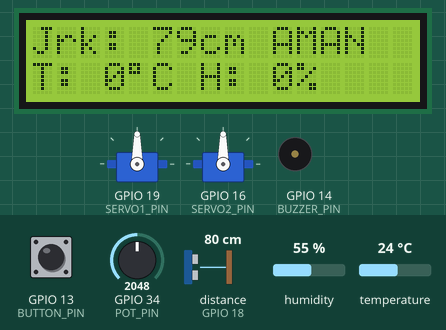
This sketch was run on a simulated ESP32. Parts: 16×2 character LCD, 2 × servo, buzzer (waves = sounding). Wiring (inferred from the names in the program): ultrasonic range finder: trigger GPIO 5; echo GPIO 18. The test bench sets the inputs (shaded band); at power-on: distance to the obstacle (sensor on GPIO 18) 80 cm, GPIO 34 (POT_PIN) = 2048, humidity 55 %, GPIO 13 (BUTTON_PIN) HIGH, temperature 24 °C. The echo pulse lasts 58.3 µs per cm; WiFi joins after 1.5 s; servers stay silent unless stated; no MQTT or app messages arrive unless stated; what the sketch prints to the serial monitor is not drawn.

Above: at 1.2 s.
2.3 s: distance to the obstacle (sensor on GPIO 18) set to 23 cm
At 3.0 s:
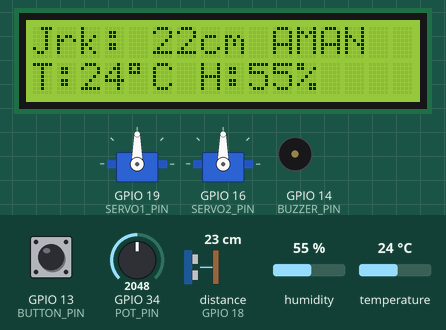
4.0 s: distance to the obstacle (sensor on GPIO 18) set to 19 cm
At 5.6 s:
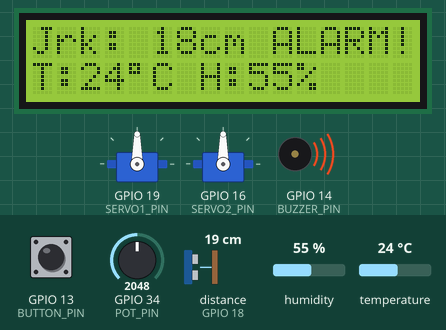
5.9 s: distance to the obstacle (sensor on GPIO 18) set to 35 cm
At 7.3 s:
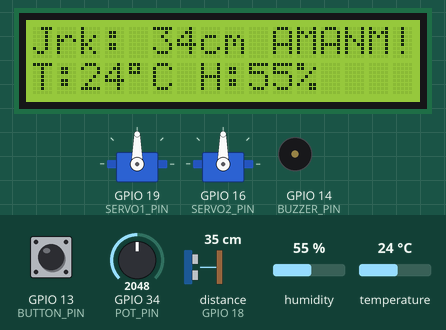
7.9 s: GPIO 34 (POT_PIN) set to 1460
At 8.4 s:
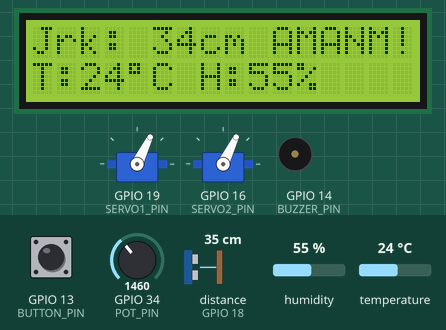
9.4 s: GPIO 34 (POT_PIN) set to 1228
At 10.5 s:
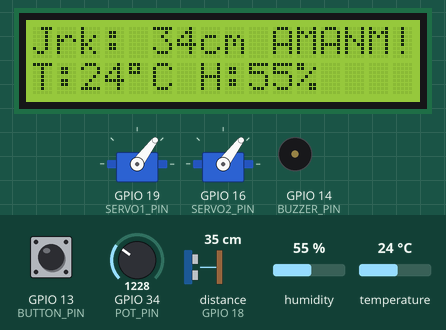
10.9 s: humidity set to 22 %
At 13.4 s:
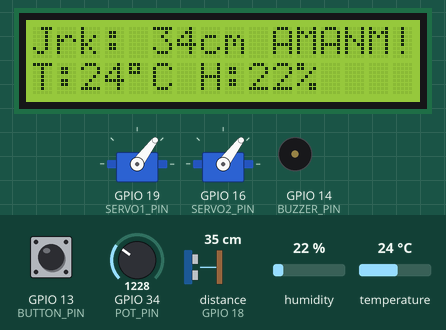
Timing chart, 0 to 14.9 s (numbered marks = the images above; inputs shaded):
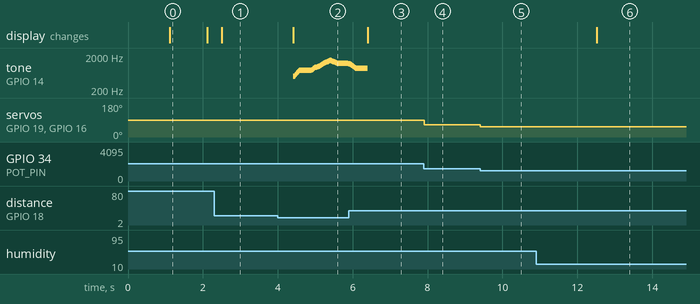

Measured:
- the behaviour switches between 21 and 20 cm on distance to the obstacle (sensor on GPIO 18) (found by bisection; images 1 and 2)
- after the input at 2.3 s, the display: changes after 0.21 s (image 1)
- after the input at 4.0 s, tone on GPIO 14 (BUZZER_PIN): plays 500 Hz for 0.03 s, 515 Hz for 0.01 s, 530 Hz for 0.01 s, 545 Hz for 0.01 s, 560 Hz for 0.01 s, 575 Hz for 0.01 s … (88 notes in this stretch), starting after 0.41 s; the display: changes after 0.41 s (image 2)
- after the input at 5.9 s, the display: changes after 0.51 s (image 3)
- after the input at 7.9 s, servo on GPIO 19 (SERVO1_PIN), servo on GPIO 16 (SERVO2_PIN): 90° → 64° at once
- after the input at 9.4 s, servo on GPIO 19 (SERVO1_PIN), servo on GPIO 16 (SERVO2_PIN): 64° → 53° at once
- after the input at 10.9 s, the display: changes after 1.6 s (image 6)

The sketch:

sediaAkuSebelumBanjir.ino
```cpp
#include <Wire.h>
#include <LiquidCrystal_I2C.h>
#include <DHT.h>
#include <ESP32Servo.h>
#include <WiFi.h>
#include <WiFiClientSecure.h>
#include <PubSubClient.h>
#include <UniversalTelegramBot.h>
#include <ArduinoJson.h>

// --- PIN ---
#define DHTPIN        4
#define DHTTYPE      DHT22
#define TRIG_PIN      5
#define ECHO_PIN     18

// 2 Servo & 1 Potensio
#define SERVO1_PIN   19
#define SERVO2_PIN   16  // GPIO 16 (Label pin RX2)
#define POT_PIN      34  // Analog Input Only

#define BUZZER_PIN   14
#define BUTTON_PIN   13

// --- WIFI, MQTT & TELEGRAM CONFIG ---
const char* WIFI_SSID = "UGM-Hotspot";
const char* WIFI_PASSWORD = ""; // Jaringan terbuka / tanpa password

const char* MQTT_SERVER = "192.168.110.156";
const int MQTT_PORT = 1883;
const char* TOPIC_STATUS = "rumah/esp32/alarm/status";
const char* TOPIC_MUTE = "rumah/esp32/alarm/cmd/mute";

// Kredensial Bot Telegram (@SediaAkuSebelumBanjir_bot)
#define BOT_TOKEN "8821676777:AAGdqVN2Y9lpsvF2Xb-LnwxWIr3ALwtpFRs"
#define CHAT_ID   "7668523620"

// --- OBJEK ---
LiquidCrystal_I2C lcd(0x27, 16, 2);
DHT dht(DHTPIN, DHTTYPE);
Servo myservo1;
Servo myservo2;

WiFiClient wifiClient;
PubSubClient mqtt(wifiClient);

WiFiClientSecure secured_client;
UniversalTelegramBot bot(BOT_TOKEN, secured_client);

// --- VARIABEL UTAMA ---
bool buzzerMuted = false;
float suhu = 0;
float kelembapan = 0;
float jarak = 400; // Default aman
bool lastAlarmState = false;

// Variabel Waktu (Non-Blocking)
unsigned long prevSensorMillis = 0;
unsigned long prevDhtMillis = 0;
unsigned long prevMqttMillis = 0;
unsigned long prevMqttTry = 0;
unsigned long prevWifiTry = 0;
unsigned long prevSirenMillis = 0;
unsigned long prevTelegramMillis = 0;

const long intervalSensor = 200;
const long intervalDht = 2000;
const long intervalMqtt = 2000;
const long intervalTelegram = 1000; // Cek pesan Telegram tiap 1 detik

// Variabel Debounce Tombol Physical
bool lastButtonState = HIGH;
unsigned long lastDebounceTime = 0;

// --- VARIABEL SIRINE EVAKUASI AMBULAN / BENCANA (SWEEP WAIL) ---
int sirenFreq = 500;             // Frekuensi awal
bool sirenRising = true;         // Arah gelombang suara (naik/turun)
const int SIREN_MIN = 500;       // Nada terendah (Hz)
const int SIREN_MAX = 1500;      // Nada tertinggi (Hz)
const int SIREN_STEP = 15;       // Kehalusan kenaikan nada
const long SIREN_SPEED = 8;      // Kecepatan sweep (makin kecil makin cepat meliuk)

// --- BACA JARAK ULTRASONIK ---
float bacaJarak() {
  digitalWrite(TRIG_PIN, LOW);
  delayMicroseconds(2);
  digitalWrite(TRIG_PIN, HIGH);
  delayMicroseconds(10);
  digitalWrite(TRIG_PIN, LOW);

  long duration = pulseIn(ECHO_PIN, HIGH, 30000);

  if (duration == 0) return 400.0;
  return duration * 0.034 / 2.0;
}

// --- FUNGSI SIRINE EVAKUASI AMBULAN (GELOMBANG WAIL) ---
void updateSiren() {
  unsigned long currentMillis = millis();

  if (currentMillis - prevSirenMillis >= SIREN_SPEED) {
    prevSirenMillis = currentMillis;

    ledcWriteTone(BUZZER_PIN, sirenFreq);

    if (sirenRising) {
      sirenFreq += SIREN_STEP;
      if (sirenFreq >= SIREN_MAX) {
        sirenFreq = SIREN_MAX;
        sirenRising = false; // Capai puncak, lalu turun
      }
    } else {
      sirenFreq -= SIREN_STEP;
      if (sirenFreq <= SIREN_MIN) {
        sirenFreq = SIREN_MIN;
        sirenRising = true;  // Capai dasar, lalu naik lagi
      }
    }
  }
}

void stopSiren() {
  ledcWriteTone(BUZZER_PIN, 0); // Matikan frekuensi
  sirenFreq = SIREN_MIN;
  sirenRising = true;
}

// --- FUNGSI PESAN MASUK TELEGRAM ---
void handleNewMessages(int numNewMessages) {
  for (int i = 0; i < numNewMessages; i++) {
    String chat_id = String(bot.messages[i].chat_id);
    String text = bot.messages[i].text;

    if (text == "/start" || text == "/help") {
      String msg = "🤖 *Bot Sedia Aku Sebelum Banjir*\n\n";
      msg += "Perintah yang tersedia:\n";
      msg += "/status - Cek kondisi sensor saat ini\n";
      msg += "/mute - Matikan bunyi sirine alarm\n";
      msg += "/unmute - Aktifkan kembali sirine alarm\n";
      bot.sendMessage(chat_id, msg, "Markdown");
    }
    else if (text == "/status") {
      bool isAlarm = (jarak < 20.0 && jarak > 0);
      String msg = "📊 *STATUS SISTEM SUNGAI*\n\n";
      msg += "🌊 Ketinggian Air: " + String(jarak, 1) + " cm\n";
      msg += "🌡️ Suhu Lingkungan: " + String(suhu, 1) + " °C\n";
      msg += "💧 Kelembapan: " + String(kelembapan, 1) + " %\n";
      msg += "🚨 Status Alarm: " + String(isAlarm ? " BAHAYA / ALARM!" : "✅ AMAN") + "\n";
      msg += "🔇 Mute Status: " + String(buzzerMuted ? "YA" : "TIDAK") + "\n";
      bot.sendMessage(chat_id, msg, "Markdown");
    }
    else if (text == "/mute") {
      buzzerMuted = true;
      stopSiren();
      bot.sendMessage(chat_id, "🔇 Sirine alarm berhasil di-mute via Telegram.", "");
    }
    else if (text == "/unmute") {
      buzzerMuted = false;
      bot.sendMessage(chat_id, "🔊 Mute sirine dilepas via Telegram.", "");
    }
  }
}

// --- PERINTAH DARI MQTT ---
void mqttCallback(char* topic, byte* payload, unsigned int length) {
  if (strcmp(topic, TOPIC_MUTE) != 0) return;

  if (length == 2 && payload[0] == 'O' && payload[1] == 'N') {
    buzzerMuted = true;
    stopSiren();
    Serial.println("Buzzer di-mute dari MQTT");
  }

  if (length == 3 && payload[0] == 'O' && payload[1] == 'F' && payload[2] == 'F') {
    buzzerMuted = false;
    Serial.println("Mute buzzer dilepas dari MQTT");
  }
}

// --- HUBUNGKAN MQTT ---
void connectMQTT() {
  if (mqtt.connected()) return;

  if (millis() - prevMqttTry < 5000) return;
  prevMqttTry = millis();

  String clientId = "esp32-alarm-" + String((uint32_t)ESP.getEfuseMac(), HEX);

  Serial.print("Menghubungkan MQTT... ");

  if (mqtt.connect(clientId.c_str())) {
    Serial.println("berhasil");
    mqtt.subscribe(TOPIC_MUTE);
  } else {
    Serial.print("gagal, kode: ");
    Serial.println(mqtt.state());
  }
}

void setup() {
  Serial.begin(115200);

  Wire.begin(21, 22);
  lcd.init();
  lcd.backlight();
  lcd.print("System Starting");

  dht.begin();

  pinMode(TRIG_PIN, OUTPUT);
  pinMode(ECHO_PIN, INPUT);

  // Setup Buzzer PWM (API ESP32 Core v3.0+)
  ledcAttach(BUZZER_PIN, 2000, 8);
  stopSiren();

  pinMode(BUTTON_PIN, INPUT_PULLUP);

  // Setup Timer & Attach Dual Servo
  ESP32PWM::allocateTimer(1);
  ESP32PWM::allocateTimer(2);

  myservo1.setPeriodHertz(50);
  myservo1.attach(SERVO1_PIN, 500, 2400);

  myservo2.setPeriodHertz(50);
  myservo2.attach(SERVO2_PIN, 500, 2400);

  WiFi.mode(WIFI_STA);
  WiFi.begin(WIFI_SSID); // Koneksi tanpa password

  // Abaikan verifikasi sertifikat SSL Telegram agar koneksi lebih cepat
  secured_client.setInsecure();

  mqtt.setServer(MQTT_SERVER, MQTT_PORT);
  mqtt.setCallback(mqttCallback);

  delay(1000);
  lcd.clear();
}

void loop() {
  unsigned long currentMillis = millis();

  // Menjaga koneksi Wi-Fi
  if (WiFi.status() != WL_CONNECTED) {
    if (currentMillis - prevWifiTry > 10000) {
      prevWifiTry = currentMillis;
      Serial.println("Mencoba WiFi kembali...");
      WiFi.disconnect();
      WiFi.begin(WIFI_SSID);
    }
  } else {
    connectMQTT();
    mqtt.loop();

    // Polling Pesan Telegram Masuk
    if (currentMillis - prevTelegramMillis >= intervalTelegram) {
      prevTelegramMillis = currentMillis;
      int numNewMessages = bot.getUpdates(bot.last_message_received + 1);
      while (numNewMessages) {
        handleNewMessages(numNewMessages);
        numNewMessages = bot.getUpdates(bot.last_message_received + 1);
      }
    }
  }

  // Tombol Mute Manual dengan Debounce & Latching
  int reading = digitalRead(BUTTON_PIN);
  if (reading != lastButtonState) {
    lastDebounceTime = currentMillis;
  }
  if ((currentMillis - lastDebounceTime) > 50) {
    if (reading == LOW && !buzzerMuted) {
      buzzerMuted = true;
      stopSiren();
      Serial.println("Buzzer di-mute via Tombol Physical!");
    }
  }
  lastButtonState = reading;

  // Baca jarak & sensor
  if (currentMillis - prevSensorMillis >= intervalSensor) {
    prevSensorMillis = currentMillis;

    jarak = bacaJarak();

    if (currentMillis - prevDhtMillis >= intervalDht) {
      prevDhtMillis = currentMillis;

      float t = dht.readTemperature();
      float h = dht.readHumidity();

      if (!isnan(t)) suhu = t;
      if (!isnan(h)) kelembapan = h;
    }

    bool alarm = (jarak < 20.0 && jarak > 0);

    // Reset status mute HANYA ketika kondisi alarm sudah kembali aman
    if (!alarm) {
      buzzerMuted = false;
    }

    // NOTIFIKASI OTOMATIS TELEGRAM (Push Alert saat status berubah)
    if (alarm && !lastAlarmState) {
      String alertMsg = "🚨 *PERINGATAN BAHAYA BANJIR!*\n";
      alertMsg += "Jarak terdeteksi: " + String(jarak, 1) + " cm!\n";
      alertMsg += "Servo telah terkunci di 90° dan Sirine Evakuasi aktif.";
      bot.sendMessage(CHAT_ID, alertMsg, "Markdown");
    } else if (!alarm && lastAlarmState) {
      String safeMsg = "✅ *KONDISI KEMBALI AMAN*\n";
      safeMsg += "Jarak terdeteksi: " + String(jarak, 1) + " cm.\n";
      safeMsg += "Kontrol Servo manual diaktifkan kembali.";
      bot.sendMessage(CHAT_ID, safeMsg, "Markdown");
    }
    lastAlarmState = alarm;

    // Display LCD
    char line1[17];
    char line2[17];

    snprintf(line1, sizeof(line1), "Jrk:%3dcm %s", (int)jarak, alarm ? "ALARM!" : "AMAN");
    snprintf(line2, sizeof(line2), "T:%2d%cC H:%2d%%", (int)suhu, (char)223, (int)kelembapan);

    lcd.setCursor(0, 0);
    lcd.print(line1);

    lcd.setCursor(0, 1);
    lcd.print(line2);
  }

  // Evaluasi Kondisi Alarm & Dual Servo
  bool alarm = (jarak < 20.0 && jarak > 0);

  if (alarm) {
    // Kedua Servo dikunci ke 90 derajat saat Alarm aktif
    myservo1.write(90);
    myservo2.write(90);

    if (!buzzerMuted) {
      updateSiren(); // Sirine evakuasi bergelombang (Wail Siren)
    } else {
      stopSiren();
    }
  } else {
    stopSiren();

    // Kontrol Kedua Servo Serentak dari 1 Potensiometer (GPIO 34)
    int potVal = analogRead(POT_PIN);
    int servoAngle = map(potVal, 0, 4095, 0, 180);

    myservo1.write(servoAngle);
    myservo2.write(servoAngle);
  }

  // Kirim status ke MQTT
  if (mqtt.connected() && currentMillis - prevMqttMillis >= intervalMqtt) {
    prevMqttMillis = currentMillis;

    char payload[160];
    snprintf(payload, sizeof(payload),
             "{\"suhu\":%.1f,\"kelembapan\":%.1f,\"jarak\":%.1f,\"alarm\":%s,\"mute\":%s}",
             suhu, kelembapan, jarak, alarm ? "true" : "false", buzzerMuted ? "true" : "false");

    mqtt.publish(TOPIC_STATUS, payload);
  }

  delay(1);
}
```
